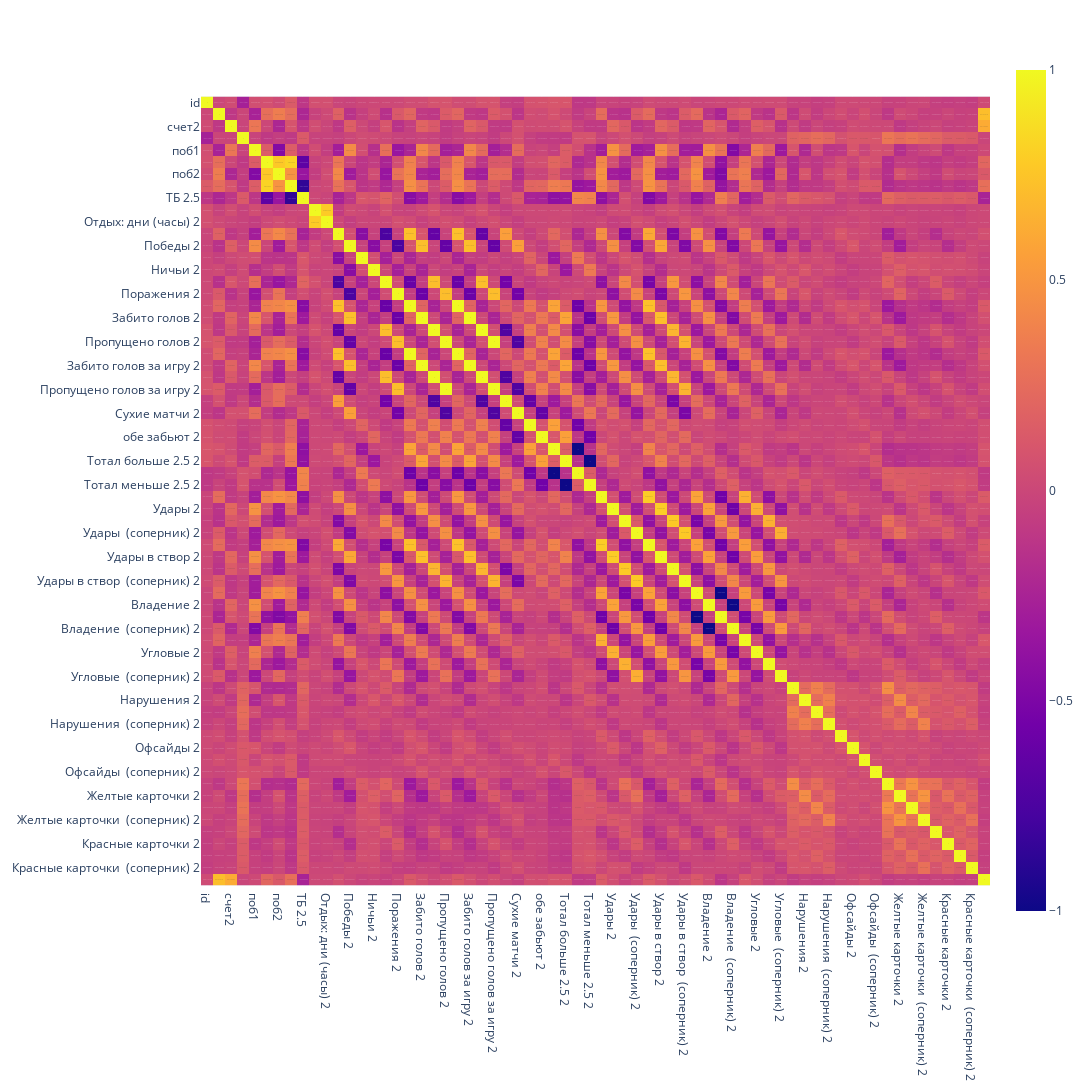

Write notebook code for a chart like this one.
### Code cell
fig = px.imshow(
    df.corr(),
    text_auto=True,
    height=1400,
    width=1400
)
fig.show()

### Figure 1 — Plotly figure (JSON) as saved in the notebook; plotly's stock layout.template omitted (floating-point values rounded to 4 significant figures; data arrays with more than 128 entries replaced by an {"elided": "..."} marker saying what was removed)
{"data": [{"coloraxis": "coloraxis", "hovertemplate": "x: %{x}<br>y: %{y}<br>color: %{z}<extra></extra>", "name": "0", "texttemplate": "%{z}", "type": "heatmap", "x": ["id", "счет1", "счет2", "Температура", "поб1", "X", "поб2", "ТМ 2.5", "ТБ 2.5", "Отдых: дни (часы) 1", "Отдых: дни (часы) 2", "Победы 1", "Победы 2", "Ничьи 1", "Ничьи 2", "Поражения 1", "Поражения 2", "Забито голов 1", "Забито голов 2", "Пропущено голов 1", "Пропущено голов 2", "Забито голов за игру 1", "Забито голов за игру 2", "Пропущено голов за игру 1", "Пропущено голов за игру 2", "Сухие матчи 1", "Сухие матчи 2", "обе забьют 1", "обе забьют 2", "Тотал больше 2.5 1", "Тотал больше 2.5 2", "Тотал меньше 2.5 1", "Тотал меньше 2.5 2", "Удары 1", "Удары 2", "Удары  (соперник) 1", "Удары  (соперник) 2", "Удары в створ 1", "Удары в створ 2", "Удары в створ  (соперник) 1", "Удары в створ  (соперник) 2", "Владение 1", "Владение 2", "Владение  (соперник) 1", "Владение  (соперник) 2", "Угловые 1", "Угловые 2", "Угловые  (соперник) 1", "Угловые  (соперник) 2", "Нарушения 1", "Нарушения 2", "Нарушения  (соперник) 1", "Нарушения  (соперник) 2", "Офсайды 1", "Офсайды 2", "Офсайды  (соперник) 1", "Офсайды  (соперник) 2", "Желтые карточки 1", "Желтые карточки 2", "Желтые карточки  (соперник) 1", "Желтые карточки  (соперник) 2", "Красные карточки 1", "Красные карточки 2", "Красные карточки  (соперник) 1", "Красные карточки  (соперник) 2", "тотал"], "xaxis": "x", "y": ["id", "счет1", "счет2", "Температура", "поб1", "X", "поб2", "ТМ 2.5", "ТБ 2.5", "Отдых: дни (часы) 1", "Отдых: дни (часы) 2", "Победы 1", "Победы 2", "Ничьи 1", "Ничьи 2", "Поражения 1", "Поражения 2", "Забито голов 1", "Забито голов 2", "Пропущено голов 1", "Пропущено голов 2", "Забито голов за игру 1", "Забито голов за игру 2", "Пропущено голов за игру 1", "Пропущено голов за игру 2", "Сухие матчи 1", "Сухие матчи 2", "обе забьют 1", "обе забьют 2", "Тотал больше 2.5 1", "Тотал больше 2.5 2", "Тотал меньше 2.5 1", "Тотал меньше 2.5 2", "Удары 1", "Удары 2", "Удары  (соперник) 1", "Удары  (соперник) 2", "Удары в створ 1", "Удары в створ 2", "Удары в створ  (соперник) 1", "Удары в створ  (соперник) 2", "Владение 1", "Владение 2", "Владение  (соперник) 1", "Владение  (соперник) 2", "Угловые 1", "Угловые 2", "Угловые  (соперник) 1", "Угловые  (соперник) 2", "Нарушения 1", "Нарушения 2", "Нарушения  (соперник) 1", "Нарушения  (соперник) 2", "Офсайды 1", "Офсайды 2", "Офсайды  (соперник) 1", "Офсайды  (соперник) 2", "Желтые карточки 1", "Желтые карточки 2", "Желтые карточки  (соперник) 1", "Желтые карточки  (соперник) 2", "Красные карточки 1", "Красные карточки 2", "Красные карточки  (соперник) 1", "Красные карточки  (соперник) 2", "тотал"], "yaxis": "y", "z": {"elided": "66x66 float values"}}], "layout": {"coloraxis": {"colorscale": [[0, "#0d0887"], [0.1111, "#46039f"], [0.2222, "#7201a8"], [0.3333, "#9c179e"], [0.4444, "#bd3786"], [0.5556, "#d8576b"], [0.6667, "#ed7953"], [0.7778, "#fb9f3a"], [0.8889, "#fdca26"], [1, "#f0f921"]]}, "height": 1400, "margin": {"t": 60}, "width": 1400, "xaxis": {"anchor": "y", "constrain": "domain", "domain": [0, 1], "scaleanchor": "y"}, "yaxis": {"anchor": "x", "autorange": "reversed", "constrain": "domain", "domain": [0, 1]}}}
